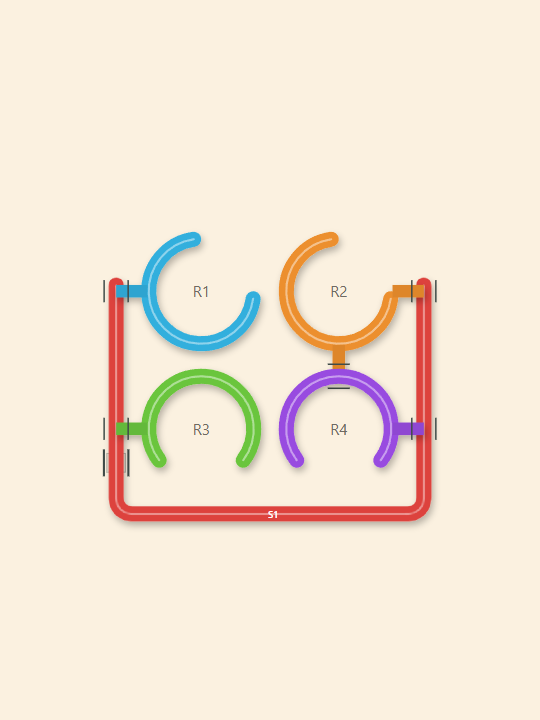
#> input picture RotateLevelDesigner/research/20261013/poc-frame-45.png, 540 x 720 px, given in place of poc-divider-135.png, which was not available
$ python review-overview.py
#> lines starting #> are read from the running program, lines starting #| are printed output that depends on the picture
from pathlib import Path
from PIL import Image, ImageDraw, ImageFont
OUT = Path(__file__).resolve().parent / "20261013"
font = ImageFont.truetype("C:/Windows/Fonts/arial.ttf", 24)
small = ImageFont.truetype("C:/Windows/Fonts/arial.ttf", 18)
names = [("poc-divider-135", "Thanh ngang chia hai hàng"),
         ("poc-corner-225", "Thanh L giữ biên trên–trái"),
         ("poc-frame-45", "Thanh U bao hai tầng vòng")]
sheet = Image.new("RGB", (1620, 805), "#f5f0e6")
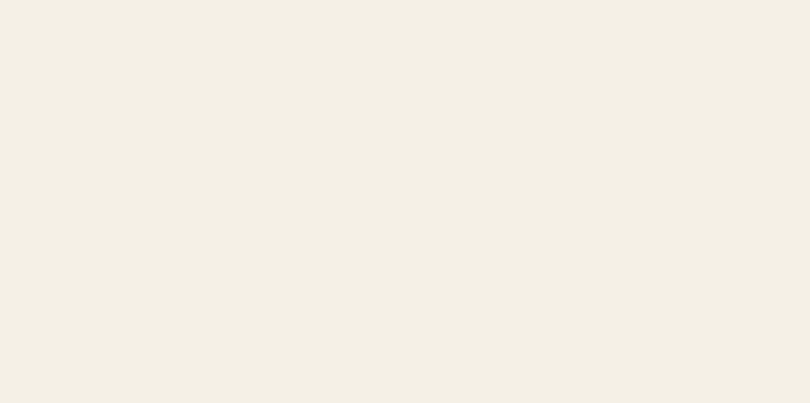
#> sheet: PIL image 1620x805 RGB (shown at 1/2 size); mean R, G, B 245, 240, 230
draw = ImageDraw.Draw(sheet)
for i, (stem, title) in enumerate(names):
    draw.text((i * 540 + 20, 14), title, fill="#283b36", font=font)
    sheet.paste(Image.open(OUT / (stem + ".png")), (i * 540, 50))
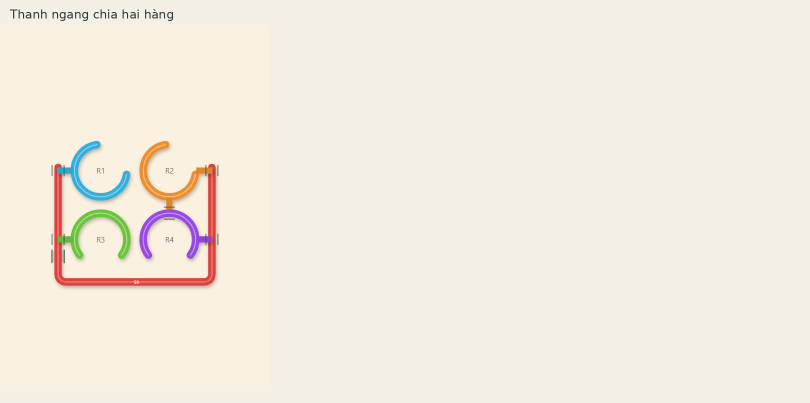
#> sheet: PIL image 1620x805 RGB (shown at 1/2 size); mean R, G, B 244.5, 237.2, 225.3
#> pass 2 of the loop `for i, (stem, title) in enumerate(names):`:
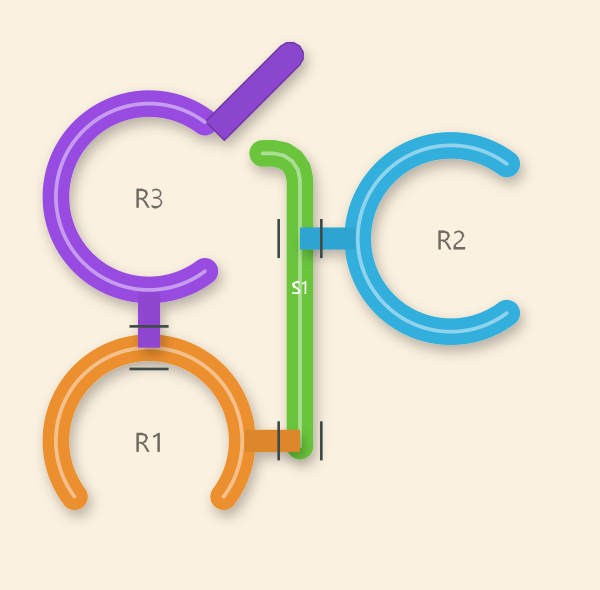
#> input picture RotateLevelDesigner/research/20261013/v47-revised.png, 600 x 590 px, given in place of poc-corner-225.png, which was not available
#> `sheet.paste(Image.open(OUT / (stem + ".png")), (i * 540, 50))`:
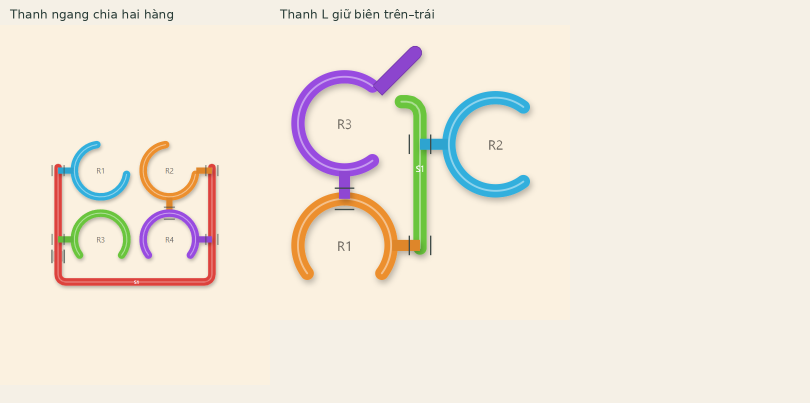
#> sheet: PIL image 1620x805 RGB (shown at 1/2 size); mean R, G, B 241.1, 232.8, 220.2
draw.text((20, 778), "Cùng scale • Khung 18 × 24 • Physics2D/feel Editor đã kiểm • Chưa nghiệm thu thẩm mỹ", fill="#283b36", font=small)
sheet.save(OUT / "poc-overview.png")
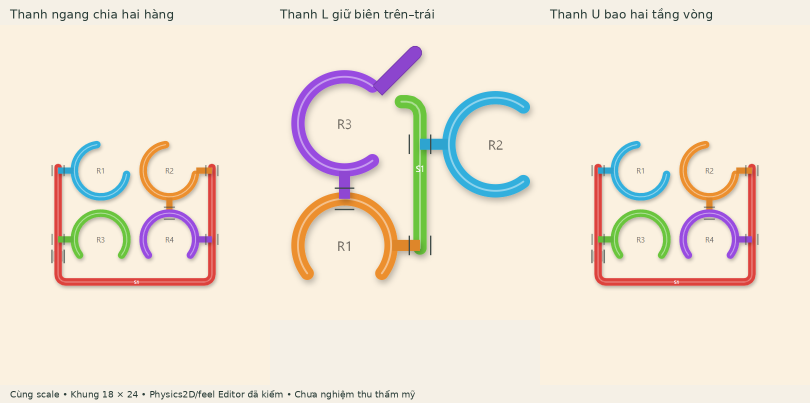
#> saved as poc-overview.png: PIL image 1620x805 RGB (shown at 1/2 size); mean R, G, B 240, 229.6, 215.2
